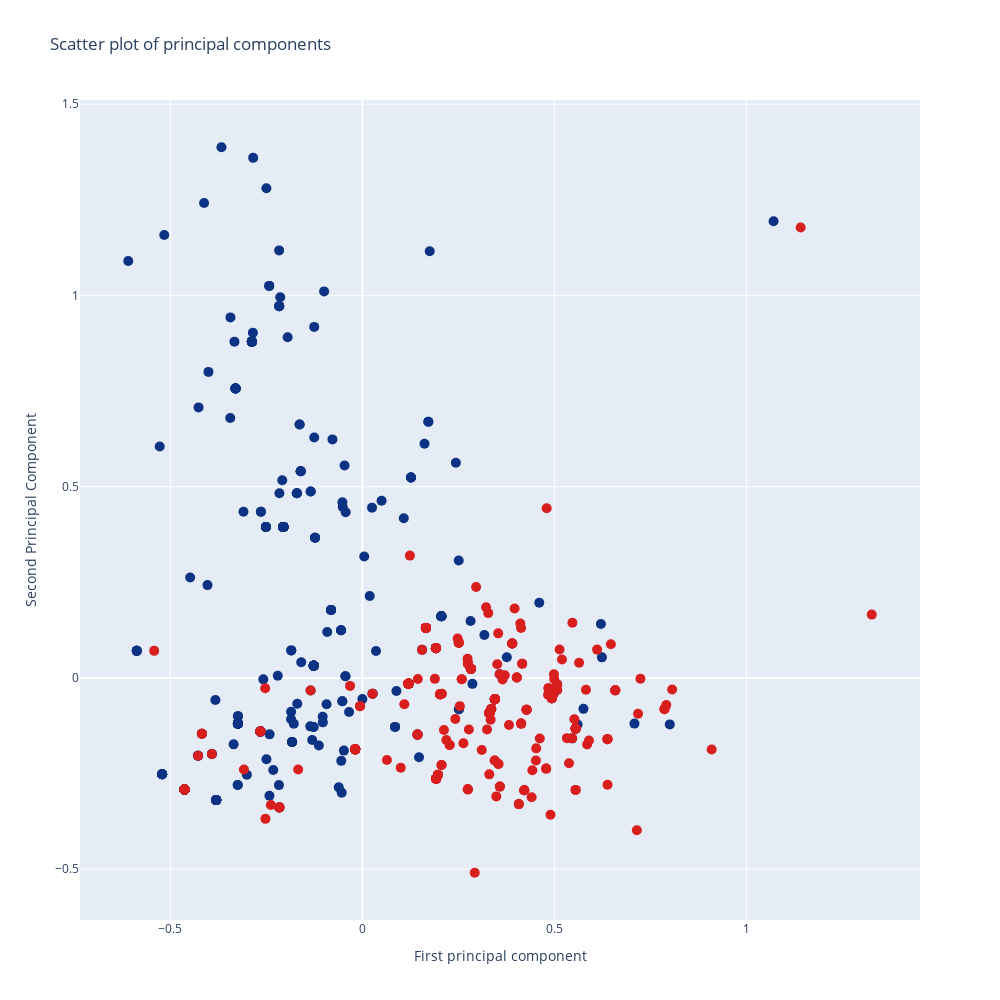

Notebook code for this chart:
### Markdown cell above
Here, we visualize the MCA components:

### Code cell
# Create a Scatter plot
fig = go.Figure(data=go.Scatter(x=x_mca[:, 0], y=x_mca[:, 1], mode='markers',
                                marker=dict(size=10, color=df['Grade'], colorscale='Portland')))

# Update layout
fig.update_layout(title='Scatter plot of principal components',
                   xaxis_title='First principal component',
                   yaxis_title='Second Principal Component',
                   width=1000,
                   height=1000)

fig.show()

### Figure 1 — Plotly figure (JSON) as saved in the notebook; plotly's stock layout.template omitted (floating-point values rounded to 4 significant figures; data arrays with more than 128 entries replaced by an {"elided": "..."} marker saying what was removed)
{"data": [{"marker": {"color": {"elided": "840 int values"}, "colorscale": [[0, "rgb(12,51,131)"], [0.25, "rgb(10,136,186)"], [0.5, "rgb(242,211,56)"], [0.75, "rgb(242,143,56)"], [1, "rgb(217,30,30)"]], "size": 10}, "mode": "markers", "type": "scatter", "x": {"elided": "840 float values"}, "y": {"elided": "840 float values"}}], "layout": {"height": 1000, "title": {"text": "Scatter plot of principal components"}, "width": 1000, "xaxis": {"title": {"text": "First principal component"}}, "yaxis": {"title": {"text": "Second Principal Component"}}}}
